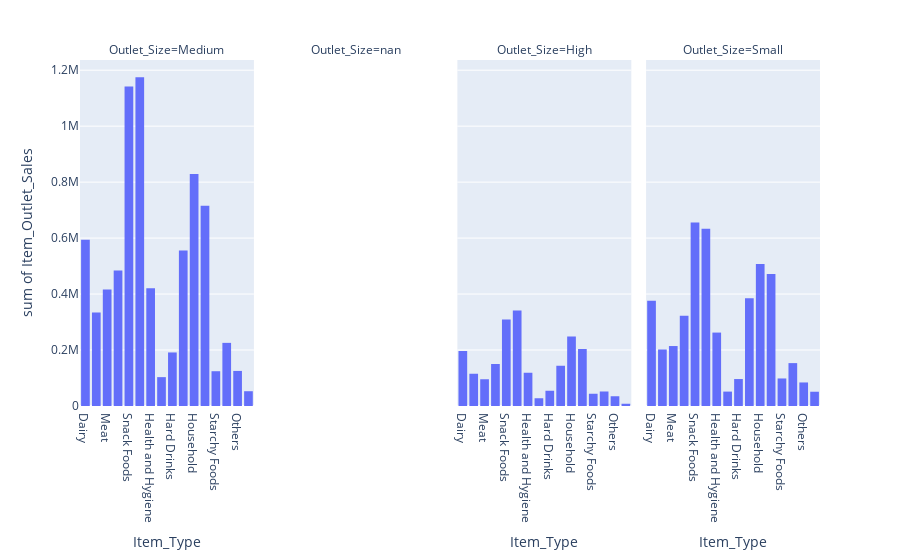

Source (notebook cell):
### Code cell
fig = px.histogram(df, x="Item_Type",y="Item_Outlet_Sales",facet_col = "Outlet_Size")
fig.show()

### Figure 1 — Plotly figure (JSON) as saved in the notebook; plotly's stock layout.template omitted (floating-point values rounded to 4 significant figures; data arrays with more than 128 entries replaced by an {"elided": "..."} marker saying what was removed)
{"data": [{"alignmentgroup": "True", "bingroup": "x", "histfunc": "sum", "hovertemplate": "Outlet_Size=Medium<br>Item_Type=%{x}<br>sum of Item_Outlet_Sales=%{y}<extra></extra>", "legendgroup": "", "marker": {"color": "#636efa", "pattern": {"shape": ""}}, "name": "", "offsetgroup": "", "orientation": "v", "showlegend": false, "type": "histogram", "x": {"elided": "2793 str values"}, "xaxis": "x", "y": {"elided": "2793 float values"}, "yaxis": "y"}, {"alignmentgroup": "True", "bingroup": "x", "histfunc": "sum", "hovertemplate": "Outlet_Size=High<br>Item_Type=%{x}<br>sum of Item_Outlet_Sales=%{y}<extra></extra>", "legendgroup": "", "marker": {"color": "#636efa", "pattern": {"shape": ""}}, "name": "", "offsetgroup": "", "orientation": "v", "showlegend": false, "type": "histogram", "x": {"elided": "932 str values"}, "xaxis": "x3", "y": {"elided": "932 float values"}, "yaxis": "y3"}, {"alignmentgroup": "True", "bingroup": "x", "histfunc": "sum", "hovertemplate": "Outlet_Size=Small<br>Item_Type=%{x}<br>sum of Item_Outlet_Sales=%{y}<extra></extra>", "legendgroup": "", "marker": {"color": "#636efa", "pattern": {"shape": ""}}, "name": "", "offsetgroup": "", "orientation": "v", "showlegend": false, "type": "histogram", "x": {"elided": "2388 str values"}, "xaxis": "x4", "y": {"elided": "2388 float values"}, "yaxis": "y4"}], "layout": {"annotations": [{"font": {}, "showarrow": false, "text": "Outlet_Size=Medium", "x": 0.1175, "xanchor": "center", "xref": "paper", "y": 1, "yanchor": "bottom", "yref": "paper"}, {"font": {}, "showarrow": false, "text": "Outlet_Size=nan", "x": 0.3725, "xanchor": "center", "xref": "paper", "y": 1, "yanchor": "bottom", "yref": "paper"}, {"font": {}, "showarrow": false, "text": "Outlet_Size=High", "x": 0.6275, "xanchor": "center", "xref": "paper", "y": 1, "yanchor": "bottom", "yref": "paper"}, {"font": {}, "showarrow": false, "text": "Outlet_Size=Small", "x": 0.8825, "xanchor": "center", "xref": "paper", "y": 1, "yanchor": "bottom", "yref": "paper"}], "autosize": true, "barmode": "relative", "legend": {"tracegroupgap": 0}, "margin": {"t": 60}, "xaxis": {"anchor": "y", "autorange": true, "domain": [0, 0.235], "range": [-0.5, 15.5], "title": {"text": "Item_Type"}, "type": "category"}, "xaxis2": {"anchor": "y2", "domain": [0.255, 0.49], "matches": "x", "title": {"text": "Item_Type"}}, "xaxis3": {"anchor": "y3", "autorange": true, "domain": [0.51, 0.745], "matches": "x", "range": [-0.5, 15.5], "title": {"text": "Item_Type"}, "type": "category"}, "xaxis4": {"anchor": "y4", "autorange": true, "domain": [0.765, 1.0], "matches": "x", "range": [-0.5, 15.5], "title": {"text": "Item_Type"}, "type": "category"}, "yaxis": {"anchor": "x", "autorange": true, "domain": [0, 1], "range": [0, 1236000.0], "title": {"text": "sum of Item_Outlet_Sales"}, "type": "linear"}, "yaxis2": {"anchor": "x2", "domain": [0, 1], "matches": "y", "showticklabels": false}, "yaxis3": {"anchor": "x3", "autorange": true, "domain": [0, 1], "matches": "y", "range": [0, 1236000.0], "showticklabels": false, "type": "linear"}, "yaxis4": {"anchor": "x4", "autorange": true, "domain": [0, 1], "matches": "y", "range": [0, 1236000.0], "showticklabels": false, "type": "linear"}}}
